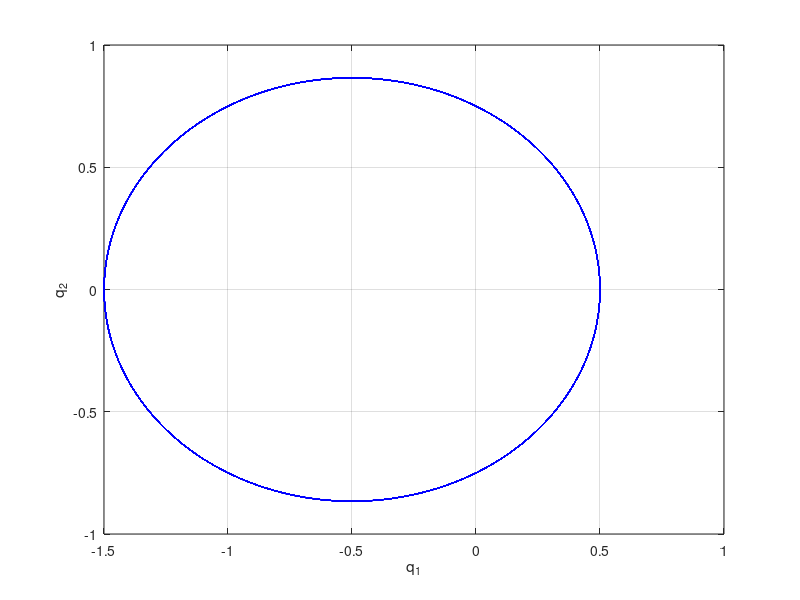

This figure's MATLAB source:
a = 0.5;
% Initialvillkor
q1_0 = 1 - a;
q2_0 = 0;
p1_0 = 0;
p2_0 = sqrt((1 + a) / (1 - a));

% Tillståndsvektor
y0 = [q1_0; q2_0; p1_0; p2_0];

% Definiera ODE-systemet för Keplers problem
ode_syst = @(t, y) [ y(3); 
                     y(4); 
                    -y(1)/( (y(1)^2 + y(2)^2)^(3/2) ); 
                    -y(2)/( (y(1)^2 + y(2)^2)^(3/2) )];

% Tidsintervall
tspan = [0, 500];

% Alternativ för ode45
options = odeset('RelTol', 1e-6, 'AbsTol', 1e-9);

% Lös systemet med ode45
[t, y] = ode45(ode_syst, tspan, y0, options);

figure;
plot(y(:,1), y(:,2), 'b');
xlabel('q_1');
ylabel('q_2');
grid on;
